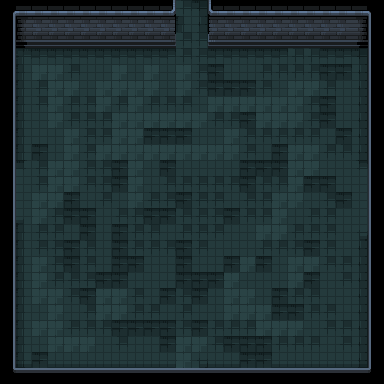

The image is a tile-based game level rendered from a .tmx file. Its description and complete source (layers, tilesets, objects, tile grids) follow:
An orthogonal 24x24 tile map with 16x16 px tiles, 2 tile layers (floor, details), 1 hidden layer not drawn and 8 objects (5x EnemySpawnPoint, EnemySpawnTrigger, Gate, CombatArea).

<map version="1.10" tiledversion="1.10.2" orientation="orthogonal" renderorder="right-down" width="24" height="24" tilewidth="16" tileheight="16" infinite="0" nextlayerid="5" nextobjectid="12">
 <tileset firstgid="1" source="../../Tilesets/dungeon_prison_tileset.tsx" />
 <layer id="3" name="floor" width="24" height="24">
  <data encoding="csv">
0,0,0,0,0,0,0,0,0,0,0,81,7,0,0,0,0,0,0,0,0,0,0,0,
0,0,0,0,0,0,0,0,0,0,0,30,32,0,0,0,0,0,0,0,0,0,0,0,
0,0,0,0,0,0,0,0,0,0,0,81,81,0,0,0,0,0,0,0,0,0,0,0,
0,5,6,6,6,6,6,6,6,6,6,81,81,6,6,6,6,6,81,81,6,6,7,0,
0,30,82,82,81,31,31,82,31,82,31,82,81,80,31,31,81,81,81,81,80,80,32,0,
0,30,81,82,82,31,82,82,82,82,31,82,81,80,80,80,81,31,82,82,81,31,32,0,
0,30,81,82,81,81,82,81,82,81,81,81,31,82,82,82,82,82,82,81,80,31,32,0,
0,30,31,82,81,81,81,82,82,82,82,82,82,81,81,80,82,82,82,81,80,31,32,0,
0,30,31,31,82,81,81,82,82,80,80,80,31,31,82,81,81,81,81,81,31,80,32,0,
0,30,80,31,82,81,82,82,82,82,82,82,82,82,82,81,31,80,82,82,81,81,32,0,
5,60,81,82,82,81,81,80,82,31,80,31,31,31,31,80,80,80,82,82,31,31,58,7,
30,31,81,82,82,81,81,80,82,31,81,81,81,81,81,80,81,81,82,80,80,31,31,32,
30,31,82,82,80,31,81,31,82,81,81,80,81,81,31,81,81,82,82,31,81,80,31,32,
55,10,82,81,80,80,31,81,81,80,80,81,81,81,80,81,81,82,31,81,81,31,31,32,
0,30,81,81,31,80,31,80,81,81,31,81,81,81,31,31,82,82,81,81,81,31,8,57,
0,30,81,81,80,81,31,80,81,81,81,80,81,31,31,31,81,81,81,80,81,31,32,0,
0,30,82,81,80,81,31,80,80,31,31,80,31,31,80,82,80,31,82,82,81,81,32,0,
0,30,82,81,81,81,80,80,31,31,31,80,80,80,82,31,31,31,82,80,31,81,32,0,
0,30,82,82,81,80,82,82,81,31,80,81,80,31,82,82,31,80,81,81,31,31,32,0,
0,30,31,82,31,81,82,82,81,81,31,81,31,31,82,82,82,80,80,81,81,31,32,0,
0,30,82,82,81,81,81,80,80,80,80,81,80,81,81,81,82,82,82,31,81,81,32,0,
0,30,31,82,82,82,31,81,31,31,80,82,82,81,80,80,80,81,81,81,31,81,32,0,
0,55,80,56,56,56,56,56,56,56,56,82,8,56,56,80,80,56,56,56,56,56,57,0,
0,0,0,0,0,0,0,0,0,0,0,55,57,0,0,0,0,0,0,0,0,0,0,0
</data>
 </layer>
 <layer id="2" name="details" width="24" height="24">
  <data encoding="csv">
104,1,2,2,2,2,2,2,2,2,103,0,0,101,2,2,2,2,2,2,2,2,3,105,
129,26,27,27,27,27,27,27,27,27,128,0,0,126,27,27,27,27,27,27,27,27,28,130,
129,51,52,52,52,52,52,52,52,52,153,0,0,151,52,52,52,52,52,52,52,52,53,130,
129,0,0,0,0,0,0,0,0,0,0,0,0,0,0,0,0,0,0,0,0,0,0,130,
129,0,0,0,0,0,0,0,0,0,0,0,0,0,0,0,0,0,0,0,0,0,0,130,
129,0,0,0,0,0,0,0,0,0,0,0,0,0,0,0,0,0,0,0,0,0,0,130,
129,0,0,0,0,0,0,0,0,0,0,0,0,0,0,0,0,0,0,0,0,0,0,130,
129,0,0,0,0,0,0,0,0,0,0,0,0,0,0,0,0,0,0,0,0,0,0,130,
129,0,0,0,0,0,0,0,0,0,0,0,0,0,0,0,0,0,0,0,0,0,0,130,
129,0,0,0,0,0,0,0,0,0,0,0,0,0,0,0,0,0,0,0,0,0,0,130,
129,0,0,0,0,0,0,0,0,0,0,0,0,0,0,0,0,0,0,0,0,0,0,130,
129,0,0,0,0,0,0,0,0,0,0,0,0,0,0,0,0,0,0,0,0,0,0,130,
129,0,0,0,0,0,0,0,0,0,0,0,0,0,0,0,0,0,0,0,0,0,0,130,
129,0,0,0,0,0,0,0,0,0,0,0,0,0,0,0,0,0,0,0,0,0,0,130,
129,0,0,0,0,0,0,0,0,0,0,0,0,0,0,0,0,0,0,0,0,0,0,130,
129,0,0,0,0,0,0,0,0,0,0,0,0,0,0,0,0,0,0,0,0,0,0,130,
129,0,0,0,0,0,0,0,0,0,0,0,0,0,0,0,0,0,0,0,0,0,0,130,
129,0,0,0,0,0,0,0,0,0,0,0,0,0,0,0,0,0,0,0,0,0,0,130,
129,0,0,0,0,0,0,0,0,0,0,0,0,0,0,0,0,0,0,0,0,0,0,130,
129,0,0,0,0,0,0,0,0,0,0,0,0,0,0,0,0,0,0,0,0,0,0,130,
129,0,0,0,0,0,0,0,0,0,0,0,0,0,0,0,0,0,0,0,0,0,0,130,
129,0,0,0,0,0,0,0,0,0,0,0,0,0,0,0,0,0,0,0,0,0,0,130,
129,0,0,0,0,0,0,0,0,0,0,0,0,0,0,0,0,0,0,0,0,0,0,130,
154,77,77,77,77,77,77,77,77,77,77,77,77,77,77,77,77,77,77,77,77,77,77,155
</data>
 </layer>
 <layer id="1" name="collision" width="24" height="24" visible="0" opacity="0.5">
  <data encoding="csv">
0,0,0,0,0,0,0,0,0,0,0,0,0,0,0,0,0,0,0,0,0,0,0,0,
0,0,0,0,0,0,0,0,0,0,0,0,0,0,0,0,0,0,0,0,0,0,0,0,
502,502,502,502,502,502,502,502,502,502,502,0,0,502,502,502,502,502,502,502,502,502,502,502,
502,0,0,0,0,0,0,0,0,0,0,0,0,0,0,0,0,0,0,0,0,0,0,502,
502,0,0,0,0,0,0,0,0,0,0,0,0,0,0,0,0,0,0,0,0,0,0,502,
502,0,0,0,0,0,0,0,0,0,0,0,0,0,0,0,0,0,0,0,0,0,0,502,
502,0,0,0,0,0,0,0,0,0,0,0,0,0,0,0,0,0,0,0,0,0,0,502,
502,0,0,0,0,0,0,0,0,0,0,0,0,0,0,0,0,0,0,0,0,0,0,502,
502,0,0,0,0,0,0,0,0,0,0,0,0,0,0,0,0,0,0,0,0,0,0,502,
502,0,0,0,0,0,0,0,0,0,0,0,0,0,0,0,0,0,0,0,0,0,0,502,
502,0,0,0,0,0,0,0,0,0,0,0,0,0,0,0,0,0,0,0,0,0,0,502,
502,0,0,0,0,0,0,0,0,0,0,0,0,0,0,0,0,0,0,0,0,0,0,502,
502,0,0,0,0,0,0,0,0,0,0,0,0,0,0,0,0,0,0,0,0,0,0,502,
502,0,0,0,0,0,0,0,0,0,0,0,0,0,0,0,0,0,0,0,0,0,0,502,
502,0,0,0,0,0,0,0,0,0,0,0,0,0,0,0,0,0,0,0,0,0,0,502,
502,0,0,0,0,0,0,0,0,0,0,0,0,0,0,0,0,0,0,0,0,0,0,502,
502,0,0,0,0,0,0,0,0,0,0,0,0,0,0,0,0,0,0,0,0,0,0,502,
502,0,0,0,0,0,0,0,0,0,0,0,0,0,0,0,0,0,0,0,0,0,0,502,
502,0,0,0,0,0,0,0,0,0,0,0,0,0,0,0,0,0,0,0,0,0,0,502,
502,0,0,0,0,0,0,0,0,0,0,0,0,0,0,0,0,0,0,0,0,0,0,502,
502,0,0,0,0,0,0,0,0,0,0,0,0,0,0,0,0,0,0,0,0,0,0,502,
502,0,0,0,0,0,0,0,0,0,0,0,0,0,0,0,0,0,0,0,0,0,0,502,
502,0,0,0,0,0,0,0,0,0,0,0,0,0,0,0,0,0,0,0,0,0,0,502,
502,502,502,502,502,502,502,502,502,502,502,502,502,502,502,502,502,502,502,502,502,502,502,502
</data>
 </layer>
 <objectgroup id="4" name="entities">
  <object id="1" type="EnemySpawnPoint" x="80" y="112">
   <point />
  </object>
  <object id="2" type="EnemySpawnPoint" x="320" y="112">
   <point />
  </object>
  <object id="3" type="EnemySpawnPoint" x="80" y="288">
   <point />
  </object>
  <object id="4" type="EnemySpawnPoint" x="304" y="288">
   <point />
  </object>
  <object id="5" type="EnemySpawnPoint" x="192" y="192">
   <point />
  </object>
  <object id="6" type="EnemySpawnTrigger" x="176" y="48" width="32" height="16" />
  <object id="9" type="Gate" x="176" y="0" width="32" height="48">
   <properties>
    <property name="Orientation" value="vertical" />
   </properties>
  </object>
  <object id="10" type="CombatArea" x="16" y="48">
   <polygon points="0,0 352,0 352,320 0,320" />
  </object>
 </objectgroup>
</map>
